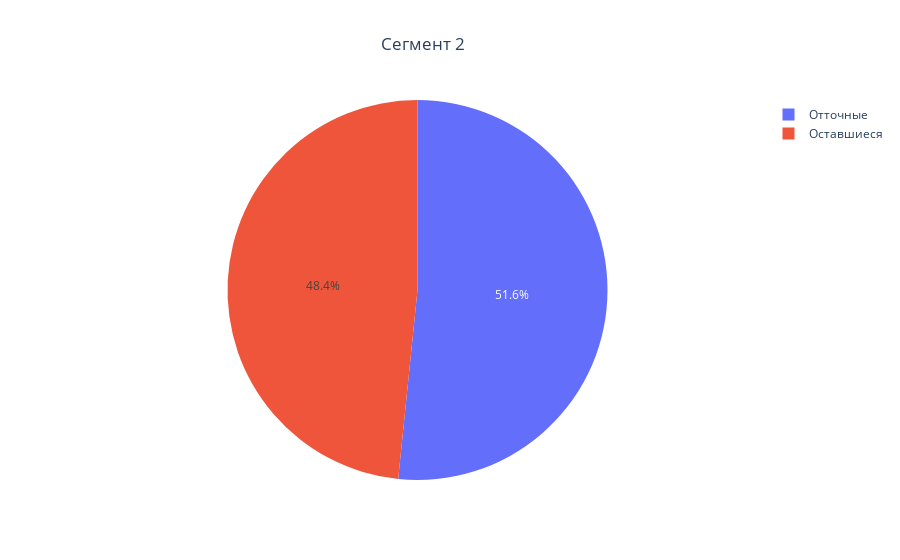

The notebook cell this image was saved under:
### Markdown cell above
Первый сегмент сформирован по четырем признакам клиентов (активность; два продукта в банке; возраст от 25-ти лет включительно и до 36-ти лет; 820-940 баллов кредитного скоринга) и имеет долю отточных клиентов 57,71 % при общем количестве в 506 человек.

Проведу аналогичные операции для второго сегмента.

### Code cell
# создаю таблицу для сегмента 2
s_1 = sigm_outflow[['Total', 'Churn']].loc[[1]]
s_1['Total'] = s_1['Total'] - s_1['Churn']
s_1 = s_1.rename(columns={'Total': 'Оставшиеся', 'Churn': 'Отточные'}).T.reset_index()
s_1.columns = ['Категория', 'Количество клиентов']

# строю круговую диаграмму
fig = go.Figure(data=[go.Pie(labels=s_1['Категория'], values= s_1['Количество клиентов'])])
fig.update_layout(
    title="Сегмент 2",
    title_x = 0.47
)

### Figure 1 — Plotly figure (JSON) as saved in the notebook; plotly's stock layout.template omitted (floating-point values rounded to 4 significant figures)
{"data": [{"labels": ["Оставшиеся", "Отточные"], "type": "pie", "values": [358, 382]}], "layout": {"title": {"text": "Сегмент 2", "x": 0.47}}}
